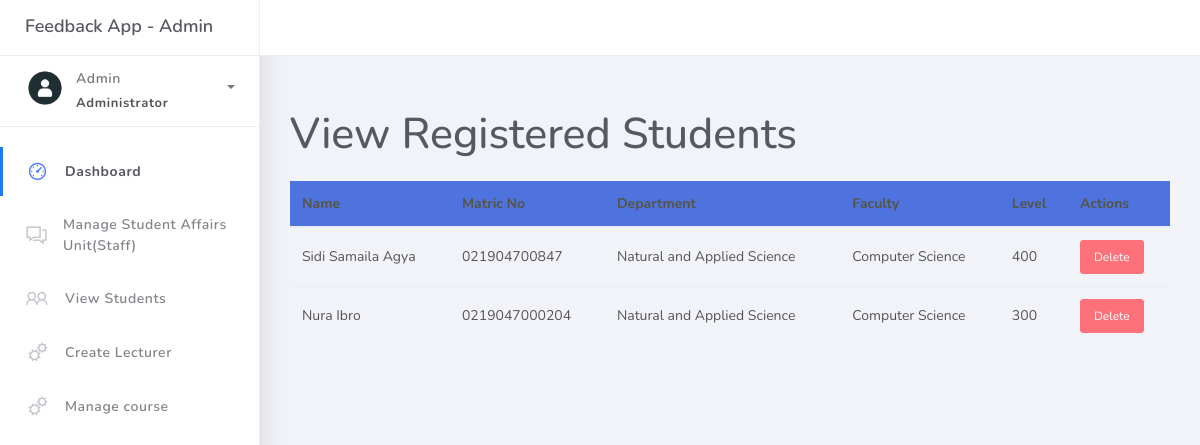
The page /Admin/view-students.php (signed in) on the database its author committed.
### tables this page shows
CREATE TABLE `student` (
  `student_id` int(255) NOT NULL,
  `fullname` varchar(255) NOT NULL,
  `matricno` varchar(255) NOT NULL,
  `faculty` varchar(255) NOT NULL,
  `department` varchar(255) NOT NULL,
  `level` varchar(255) NOT NULL,
  `password` varchar(255) NOT NULL,
  `date_sent` timestamp NOT NULL DEFAULT current_timestamp() ON UPDATE current_timestamp()
);

### Admin/view-students.php (the view, shortened to what this page needs)
<?php
include_once "../includes/connect.php";
?>
<!DOCTYPE html>
<html>
<head>
    <link rel="stylesheet" href="../assets/css/bootstrap.min.css">
    <link rel="stylesheet" href="../assets/css/ready.css">
    <link rel="stylesheet" href="../assets/css/demo.css">
</head>
<body>
    <div class="wrapper">
        <div class="main-header">
            <div class="logo-header">
                <a href="index.html" class="logo">
                    Feedback App - Admin
                </a>
            </div>
        </div>
        <div class="sidebar">
            <div class="scrollbar-inner sidebar-wrapper">
                <div class="user">
                    <div class="photo">
                    </div>
                    <div class="info">
                        <a class="" data-toggle="collapse" href="#collapseExample" aria-expanded="true">
                            <span>
                                Admin
                                <span class="user-level">Administrator</span>
                                <span class="caret"></span>
                            </span>
                        </a>
                    </div>
                </div>
                <ul class="nav">
                    <li class="nav-item active">
                        <a href="./dashboard.php">
                            <i class="la la-dashboard"></i>
                            <p>Dashboard</p>
                        </a>
                    </li>
                    <li class="nav-item">
                        <a href="./manage-staff.php">
                            <i class="la la-comments"></i>
                            <p>Manage Student Affairs Unit(Staff)</p>
                        </a>
                    </li>
                    <li class="nav-item">
                        <a href="./view-students.php">
                            <i class="la la-users"></i>
                            <p>View Students</p>
                        </a>
                    </li>
                    <li class="nav-item">
                        <a href="./register-lecturers.php">
                            <i class="la la-cogs"></i>
                            <p>Create Lecturer</p>
                        </a>
                    </li>
                    <li class="nav-item">
                        <a href="./manage-course.php">
                            <i class="la la-cogs"></i>
                            <p>Manage course </p>
                        </a>
                    </li>
                </ul>
            </div>
        </div>
        <div class="main-panel">
            <div class="content">
                <div class="container">
                    <h2 class="mt-4">View Registered Students</h2>
                    <div class="table-responsive">
                        <table class="table">
                            <thead>
                                <tr>
                                    <th>Name</th>
                                    <th>Matric No</th>
                                    <th>Department</th>
                                    <th>Faculty</th>
                                    <th>Level</th>
                                    <th>Actions</th>
                                </tr>
                            </thead>
                            <tbody>
                                <?php
                                $select_students = mysqli_query($connect, "SELECT * FROM `student`");
                                while ($row = mysqli_fetch_assoc($select_students)) {
                                ?>
                                    <tr>
                                        <td><?php echo $row["fullname"] ?></td>
                                        <td><?php echo $row["matricno"] ?></td>
                                        <td><?php echo $row["faculty"] ?></td>
                                        <td><?php echo $row["department"] ?></td>
                                        <td><?php echo $row["level"] ?></td>
                                        <td>
                                            <button class="btn btn-sm btn-danger btn-delete text-white" data-toggle="modal" data-target="#deleteModal" data-id="<?php echo $row["student_id"]; ?>">Delete</button>
                                        </td>
                                    <?php } ?>
                                    </tr>
                            </tbody>
                        </table>
                    </div>
                </div>
            </div>
        </div>
    </div>
</body>
</html>

### Admin/view-students.php (style rules this page uses)
.table-responsive { margin-top: 20px; }
.table th { background-color: #4e73df; color: white; border: none; }
.table td { border-top: 1px solid #e3e6f0; }
.table .btn-delete { color: #e74a3b; }

### rows shown on the page
student: fullname "Sidi Samaila Agya", matricno "021904700847", faculty "Natural and Applied Science", department "Computer Science", level "400"
student: fullname "Nura Ibro", matricno "0219047000204", faculty "Natural and Applied Science", department "Computer Science", level "300"
